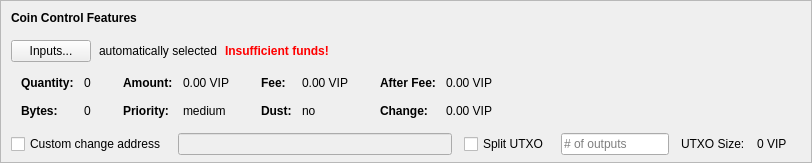
    <widget class="QFrame" name="frameCoinControl">
     <property name="sizePolicy">
      <sizepolicy hsizetype="Expanding" vsizetype="Expanding">
       <horstretch>0</horstretch>
       <verstretch>0</verstretch>
      </sizepolicy>
     </property>
     <property name="maximumSize">
      <size>
       <width>16777215</width>
       <height>16777215</height>
      </size>
     </property>
     <property name="frameShape">
      <enum>QFrame::StyledPanel</enum>
     </property>
     <property name="frameShadow">
      <enum>QFrame::Sunken</enum>
     </property>
     <layout class="QVBoxLayout" name="verticalLayoutCoinControl2">
      <property name="spacing">
       <number>0</number>
      </property>
      <property name="leftMargin">
       <number>0</number>
      </property>
      <property name="topMargin">
       <number>0</number>
      </property>
      <property name="rightMargin">
       <number>0</number>
      </property>
      <property name="bottomMargin">
       <number>6</number>
      </property>
      <item>
       <layout class="QVBoxLayout" name="verticalLayoutCoinControl" stretch="0,0,0,0,1">
        <property name="spacing">
         <number>0</number>
        </property>
        <property name="leftMargin">
         <number>10</number>
        </property>
        <property name="topMargin">
         <number>10</number>
        </property>
        <item>
         <layout class="QHBoxLayout" name="horizontalLayoutCoinControl1">
          <property name="bottomMargin">
           <number>15</number>
          </property>
          <item>
           <widget class="QLabel" name="labelCoinControlFeatures">
            <property name="sizePolicy">
             <sizepolicy hsizetype="Preferred" vsizetype="Maximum">
              <horstretch>0</horstretch>
              <verstretch>0</verstretch>
             </sizepolicy>
            </property>
            <property name="font">
             <font>
              <weight>75</weight>
              <bold>true</bold>
             </font>
            </property>
            <property name="styleSheet">
             <string notr="true">font-weight:bold;</string>
            </property>
            <property name="text">
             <string>Coin Control Features</string>
            </property>
           </widget>
          </item>
         </layout>
        </item>
        <item>
         <layout class="QHBoxLayout" name="horizontalLayoutCoinControl2" stretch="0,0,0,0">
          <property name="spacing">
           <number>8</number>
          </property>
          <property name="bottomMargin">
           <number>10</number>
          </property>
          <item>
           <widget class="QPushButton" name="pushButtonCoinControl">
            <property name="styleSheet">
             <string notr="true"/>
            </property>
            <property name="text">
             <string>Inputs...</string>
            </property>
            <property name="autoDefault">
             <bool>false</bool>
            </property>
           </widget>
          </item>
          <item>
           <widget class="QLabel" name="labelCoinControlAutomaticallySelected">
            <property name="text">
             <string>automatically selected</string>
            </property>
            <property name="margin">
             <number>5</number>
            </property>
           </widget>
          </item>
          <item>
           <widget class="QLabel" name="labelCoinControlInsuffFunds">
            <property name="font">
             <font>
              <weight>75</weight>
              <bold>true</bold>
             </font>
            </property>
            <property name="styleSheet">
             <string notr="true">color:red;font-weight:bold;</string>
            </property>
            <property name="text">
             <string>Insufficient funds!</string>
            </property>
            <property name="margin">
             <number>5</number>
            </property>
           </widget>
          </item>
          <item>
           <spacer name="horizontalSpacerCoinControl">
            <property name="orientation">
             <enum>Qt::Horizontal</enum>
            </property>
            <property name="sizeHint" stdset="0">
             <size>
              <width>40</width>
              <height>1</height>
             </size>
            </property>
           </spacer>
          </item>
         </layout>
        </item>
        <item>
         <widget class="QWidget" name="widgetCoinControl" native="true">
          <property name="sizePolicy">
           <sizepolicy hsizetype="Preferred" vsizetype="Preferred">
            <horstretch>0</horstretch>
            <verstretch>0</verstretch>
           </sizepolicy>
          </property>
          <property name="minimumSize">
           <size>
            <width>0</width>
            <height>0</height>
           </size>
          </property>
          <property name="styleSheet">
           <string notr="true"/>
          </property>
          <layout class="QHBoxLayout" name="horizontalLayoutCoinControl5">
           <property name="leftMargin">
            <number>0</number>
           </property>
           <property name="topMargin">
            <number>0</number>
           </property>
           <property name="rightMargin">
            <number>0</number>
           </property>
           <property name="bottomMargin">
            <number>0</number>
           </property>
           <item>
            <layout class="QHBoxLayout" name="horizontalLayoutCoinControl3" stretch="0,0,0,1">
             <property name="spacing">
              <number>20</number>
             </property>
             <property name="topMargin">
              <number>0</number>
             </property>
             <property name="bottomMargin">
              <number>10</number>
             </property>
             <item>
              <layout class="QFormLayout" name="formLayoutCoinControl1">
               <property name="horizontalSpacing">
                <number>10</number>
               </property>
               <property name="verticalSpacing">
                <number>14</number>
               </property>
               <property name="leftMargin">
                <number>10</number>
               </property>
               <property name="topMargin">
                <number>4</number>
               </property>
               <property name="rightMargin">
                <number>6</number>
               </property>
               <item row="0" column="0">
                <widget class="QLabel" name="labelCoinControlQuantityText">
                 <property name="font">
                  <font>
                   <weight>75</weight>
                   <bold>true</bold>
                  </font>
                 </property>
                 <property name="text">
                  <string>Quantity:</string>
                 </property>
                 <property name="margin">
                  <number>0</number>
                 </property>
                </widget>
               </item>
               <item row="0" column="1">
                <widget class="QLabel" name="labelCoinControlQuantity">
                 <property name="cursor">
                  <cursorShape>IBeamCursor</cursorShape>
                 </property>
                 <property name="contextMenuPolicy">
                  <enum>Qt::ActionsContextMenu</enum>
                 </property>
                 <property name="text">
                  <string notr="true">0</string>
                 </property>
                 <property name="margin">
                  <number>0</number>
                 </property>
                 <property name="textInteractionFlags">
                  <set>Qt::LinksAccessibleByMouse|Qt::TextSelectableByKeyboard|Qt::TextSelectableByMouse</set>
                 </property>
                </widget>
               </item>
               <item row="1" column="0">
                <widget class="QLabel" name="labelCoinControlBytesText">
                 <property name="font">
                  <font>
                   <weight>75</weight>
                   <bold>true</bold>
                  </font>
                 </property>
                 <property name="text">
                  <string>Bytes:</string>
                 </property>
                </widget>
               </item>
               <item row="1" column="1">
                <widget class="QLabel" name="labelCoinControlBytes">
                 <property name="cursor">
                  <cursorShape>IBeamCursor</cursorShape>
                 </property>
                 <property name="contextMenuPolicy">
                  <enum>Qt::ActionsContextMenu</enum>
                 </property>
                 <property name="text">
                  <string notr="true">0</string>
                 </property>
                 <property name="textInteractionFlags">
                  <set>Qt::LinksAccessibleByMouse|Qt::TextSelectableByKeyboard|Qt::TextSelectableByMouse</set>
                 </property>
                </widget>
               </item>
              </layout>
             </item>
             <item>
              <layout class="QFormLayout" name="formLayoutCoinControl2">
               <property name="horizontalSpacing">
                <number>10</number>
               </property>
               <property name="verticalSpacing">
                <number>14</number>
               </property>
               <property name="leftMargin">
                <number>6</number>
               </property>
               <property name="topMargin">
                <number>4</number>
               </property>
               <property name="rightMargin">
                <number>6</number>
               </property>
               <item row="0" column="0">
                <widget class="QLabel" name="labelCoinControlAmountText">
                 <property name="font">
                  <font>
                   <weight>75</weight>
                   <bold>true</bold>
                  </font>
                 </property>
                 <property name="text">
                  <string>Amount:</string>
                 </property>
                 <property name="margin">
                  <number>0</number>
                 </property>
                </widget>
               </item>
               <item row="0" column="1">
                <widget class="QLabel" name="labelCoinControlAmount">
                 <property name="cursor">
                  <cursorShape>IBeamCursor</cursorShape>
                 </property>
                 <property name="contextMenuPolicy">
                  <enum>Qt::ActionsContextMenu</enum>
                 </property>
                 <property name="text">
                  <string notr="true">0.00 VIP</string>
                 </property>
                 <property name="textInteractionFlags">
                  <set>Qt::LinksAccessibleByMouse|Qt::TextSelectableByKeyboard|Qt::TextSelectableByMouse</set>
                 </property>
                </widget>
               </item>
               <item row="1" column="0">
                <widget class="QLabel" name="labelCoinControlPriorityText">
                 <property name="font">
                  <font>
                   <weight>75</weight>
                   <bold>true</bold>
                  </font>
                 </property>
                 <property name="text">
                  <string>Priority:</string>
                 </property>
                </widget>
               </item>
               <item row="1" column="1">
                <widget class="QLabel" name="labelCoinControlPriority">
                 <property name="cursor">
                  <cursorShape>IBeamCursor</cursorShape>
                 </property>
                 <property name="contextMenuPolicy">
                  <enum>Qt::ActionsContextMenu</enum>
                 </property>
                 <property name="text">
                  <string>medium</string>
                 </property>
                 <property name="textInteractionFlags">
                  <set>Qt::LinksAccessibleByMouse|Qt::TextSelectableByKeyboard|Qt::TextSelectableByMouse</set>
                 </property>
                </widget>
               </item>
              </layout>
             </item>
             <item>
              <layout class="QFormLayout" name="formLayoutCoinControl3">
               <property name="horizontalSpacing">
                <number>10</number>
               </property>
               <property name="verticalSpacing">
                <number>14</number>
               </property>
               <property name="leftMargin">
                <number>6</number>
               </property>
               <property name="topMargin">
                <number>4</number>
               </property>
               <property name="rightMargin">
                <number>6</number>
               </property>
               <item row="0" column="0">
                <widget class="QLabel" name="labelCoinControlFeeText">
                 <property name="font">
                  <font>
                   <weight>75</weight>
                   <bold>true</bold>
                  </font>
                 </property>
                 <property name="text">
                  <string>Fee:</string>
                 </property>
                 <property name="margin">
                  <number>0</number>
                 </property>
                </widget>
               </item>
               <item row="0" column="1">
                <widget class="QLabel" name="labelCoinControlFee">
                 <property name="cursor">
                  <cursorShape>IBeamCursor</cursorShape>
                 </property>
                 <property name="contextMenuPolicy">
                  <enum>Qt::ActionsContextMenu</enum>
                 </property>
                 <property name="text">
                  <string notr="true">0.00 VIP</string>
                 </property>
                 <property name="textInteractionFlags">
                  <set>Qt::LinksAccessibleByMouse|Qt::TextSelectableByKeyboard|Qt::TextSelectableByMouse</set>
                 </property>
                </widget>
               </item>
               <item row="1" column="0">
                <widget class="QLabel" name="labelCoinControlLowOutputText">
                 <property name="font">
                  <font>
                   <weight>75</weight>
                   <bold>true</bold>
                  </font>
                 </property>
                 <property name="text">
                  <string>Dust:</string>
                 </property>
                </widget>
               </item>
               <item row="1" column="1">
                <widget class="QLabel" name="labelCoinControlLowOutput">
                 <property name="cursor">
                  <cursorShape>IBeamCursor</cursorShape>
                 </property>
                 <property name="contextMenuPolicy">
                  <enum>Qt::ActionsContextMenu</enum>
                 </property>
                 <property name="text">
                  <string>no</string>
                 </property>
                 <property name="textInteractionFlags">
                  <set>Qt::LinksAccessibleByMouse|Qt::TextSelectableByKeyboard|Qt::TextSelectableByMouse</set>
                 </property>
                </widget>
               </item>
              </layout>
             </item>
             <item>
              <layout class="QFormLayout" name="formLayoutCoinControl4">
               <property name="horizontalSpacing">
                <number>10</number>
               </property>
               <property name="verticalSpacing">
                <number>14</number>
               </property>
               <property name="leftMargin">
                <number>6</number>
               </property>
               <property name="topMargin">
                <number>4</number>
               </property>
               <property name="rightMargin">
                <number>6</number>
               </property>
               <item row="0" column="0">
                <widget class="QLabel" name="labelCoinControlAfterFeeText">
                 <property name="font">
                  <font>
                   <weight>75</weight>
                   <bold>true</bold>
                  </font>
                 </property>
                 <property name="text">
                  <string>After Fee:</string>
                 </property>
                 <property name="margin">
                  <number>0</number>
                 </property>
                </widget>
               </item>
               <item row="0" column="1">
                <widget class="QLabel" name="labelCoinControlAfterFee">
                 <property name="cursor">
                  <cursorShape>IBeamCursor</cursorShape>
                 </property>
                 <property name="contextMenuPolicy">
                  <enum>Qt::ActionsContextMenu</enum>
                 </property>
                 <property name="text">
                  <string notr="true">0.00 VIP</string>
                 </property>
                 <property name="textInteractionFlags">
                  <set>Qt::LinksAccessibleByMouse|Qt::TextSelectableByKeyboard|Qt::TextSelectableByMouse</set>
                 </property>
                </widget>
               </item>
               <item row="1" column="0">
                <widget class="QLabel" name="labelCoinControlChangeText">
                 <property name="font">
                  <font>
                   <weight>75</weight>
                   <bold>true</bold>
                  </font>
                 </property>
                 <property name="text">
                  <string>Change:</string>
                 </property>
                </widget>
               </item>
               <item row="1" column="1">
                <widget class="QLabel" name="labelCoinControlChange">
                 <property name="cursor">
                  <cursorShape>IBeamCursor</cursorShape>
                 </property>
                 <property name="contextMenuPolicy">
                  <enum>Qt::ActionsContextMenu</enum>
                 </property>
                 <property name="text">
                  <string notr="true">0.00 VIP</string>
                 </property>
                 <property name="textInteractionFlags">
                  <set>Qt::LinksAccessibleByMouse|Qt::TextSelectableByKeyboard|Qt::TextSelectableByMouse</set>
                 </property>
                </widget>
               </item>
              </layout>
             </item>
            </layout>
           </item>
          </layout>
         </widget>
        </item>
        <item>
         <layout class="QHBoxLayout" name="horizontalLayoutCoinControl4" stretch="0,0,0,0,0,0,0">
          <property name="spacing">
           <number>12</number>
          </property>
          <property name="sizeConstraint">
           <enum>QLayout::SetDefaultConstraint</enum>
          </property>
          <property name="topMargin">
           <number>5</number>
          </property>
          <property name="rightMargin">
           <number>5</number>
          </property>
          <item>
           <widget class="QCheckBox" name="checkBoxCoinControlChange">
            <property name="toolTip">
             <string>If this is activated, but the change address is empty or invalid, change will be sent to a newly generated address.</string>
            </property>
            <property name="text">
             <string>Custom change address</string>
            </property>
           </widget>
          </item>
          <item>
           <widget class="QValidatedLineEdit" name="lineEditCoinControlChange">
            <property name="enabled">
             <bool>false</bool>
            </property>
            <property name="sizePolicy">
             <sizepolicy hsizetype="Expanding" vsizetype="Fixed">
              <horstretch>0</horstretch>
              <verstretch>0</verstretch>
             </sizepolicy>
            </property>
           </widget>
          </item>
          <item>
           <widget class="QCheckBox" name="splitBlockCheckBox">
            <property name="text">
             <string>Split UTXO</string>
            </property>
           </widget>
          </item>
          <item>
           <widget class="QLineEdit" name="splitBlockLineEdit">
            <property name="sizePolicy">
             <sizepolicy hsizetype="Fixed" vsizetype="Fixed">
              <horstretch>50</horstretch>
              <verstretch>0</verstretch>
             </sizepolicy>
            </property>
            <property name="placeholderText">
             <string># of outputs</string>
            </property>
           </widget>
          </item>
          <item>
           <widget class="QLabel" name="labelBlockSizeText">
            <property name="text">
             <string>UTXO Size:</string>
            </property>
           </widget>
          </item>
          <item>
           <widget class="QLabel" name="labelBlockSize">
            <property name="text">
             <string>0 VIP</string>
            </property>
           </widget>
          </item>
          <item>
           <widget class="QLabel" name="labelCoinControlChangeLabel">
            <property name="sizePolicy">
             <sizepolicy hsizetype="Preferred" vsizetype="Expanding">
              <horstretch>0</horstretch>
              <verstretch>0</verstretch>
             </sizepolicy>
            </property>
            <property name="minimumSize">
             <size>
              <width>0</width>
              <height>0</height>
             </size>
            </property>
            <property name="text">
             <string/>
            </property>
            <property name="margin">
             <number>3</number>
            </property>
           </widget>
          </item>
         </layout>
        </item>
        <item>
         <spacer name="verticalSpacerCoinControl">
          <property name="orientation">
           <enum>Qt::Vertical</enum>
          </property>
          <property name="sizeHint" stdset="0">
           <size>
            <width>800</width>
            <height>1</height>
           </size>
          </property>
         </spacer>
        </item>
       </layout>
      </item>
     </layout>
    </widget>
